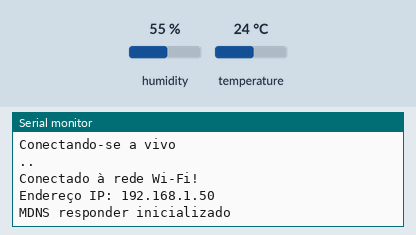
Simulated run of this sketch. Board: ESP32. Shown: the last lines printed to the serial monitor. Inputs (shaded band) come from the test bench; at power-on: humidity 55 %, temperature 24 °C. WiFi joins after 1.5 s; servers stay silent unless stated.

Above: at 3.2 s.
3.3 s: humidity set to 22 %
At 4.5 s:
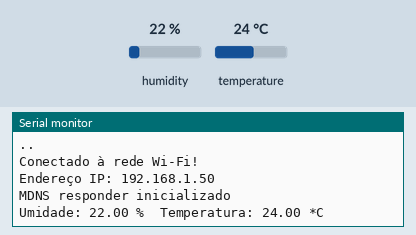
7.5 s: temperature set to 12 °C
At 9.2 s:
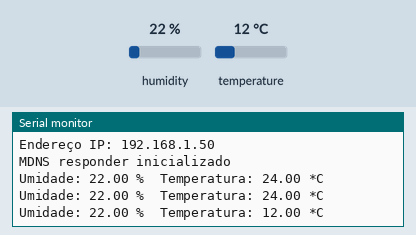
10.2 s: humidity set to 40 %
At 12.6 s:
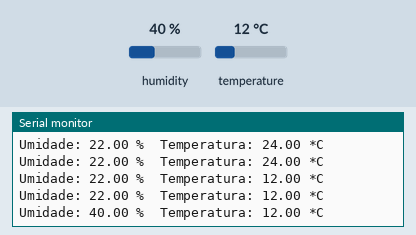

Measured:
- after the input at 3.3 s, the serial monitor: prints a new line after 0.71 s (image 1)
- after the input at 7.5 s, the serial monitor: prints a new line after 0.52 s (image 2)
- after the input at 10.2 s, the serial monitor: prints a new line after 1.8 s (image 3)

The sketch:

lan_api.ino
```cpp
#include <WiFi.h>
#include <WebServer.h>
#include <DHT.h>
#include <ESPmDNS.h>

// Defina o SSID e a senha da sua rede Wi-Fi pessoal
const char* ssid = "vivo";
const char* password = "d4c3b21a";

// Configuração do sensor DHT
#define DHTPIN 4 // Pino digital conectado ao sensor DHT
#define DHTTYPE DHT22
DHT dht(DHTPIN, DHTTYPE);

float humidity;
float temperature;

// Crie o objeto WebServer na porta 80
WebServer server(80);

// Função para servir os dados do sensor em JSON
void handleData() {
  // Leia os valores do sensor DHT
  humidity = dht.readHumidity();
  temperature = dht.readTemperature();

  // Verifica se as leituras falharam e tenta novamente
  if (isnan(humidity) || isnan(temperature)) {
    Serial.println("Falha ao ler do sensor DHT!");
    humidity = 0.0;
    temperature = 0.0;
  }

  // Cria a resposta JSON
  String json = "{";
  json += "\"temperature\": " + String(temperature) + ",";
  json += "\"humidity\": " + String(humidity);
  json += "}";

  // Adiciona os cabeçalhos CORS e envia a resposta JSON
  server.sendHeader("Access-Control-Allow-Origin", "*");
  server.send(200, "application/json", json);
}

void setup() {
  // Iniciar comunicação serial
  Serial.begin(115200);

  // Inicializar o sensor DHT
  dht.begin();

  // Conectar-se à rede Wi-Fi pessoal
  WiFi.begin(ssid, password);
  Serial.print("Conectando-se a ");
  Serial.println(ssid);

  // Aguarde até que o ESP32 esteja conectado à rede Wi-Fi
  while (WiFi.status() != WL_CONNECTED) {
    delay(1000);
    Serial.print(".");
  }

  Serial.println();
  Serial.println("Conectado à rede Wi-Fi!");
  Serial.print("Endereço IP: ");
  Serial.println(WiFi.localIP());

  // Localizar pela url esp32.local ao invés do IP
  if(MDNS.begin("esp32")) {
    Serial.println("MDNS responder inicializado");
  }

  // Configurar o servidor para servir os dados do sensor em JSON
  server.on("/data", handleData);

  // Iniciar o servidor
  server.begin();
}

void loop() {
  // Tratar as requisições do servidor
  server.handleClient();

  // Aguarde alguns segundos entre as leituras
  delay(2000);

  // Leia os valores do sensor DHT
  humidity = dht.readHumidity();
  temperature = dht.readTemperature();

  // Verifica se as leituras falharam e tenta novamente
  if (isnan(humidity) || isnan(temperature)) {
    Serial.println("Falha ao ler do sensor DHT!");
    return;
  }

  // Exibe os valores no Serial Monitor
  Serial.print("Umidade: ");
  Serial.print(humidity);
  Serial.print(" %\t");
  Serial.print("Temperatura: ");
  Serial.print(temperature);
  Serial.println(" *C");
}
```
